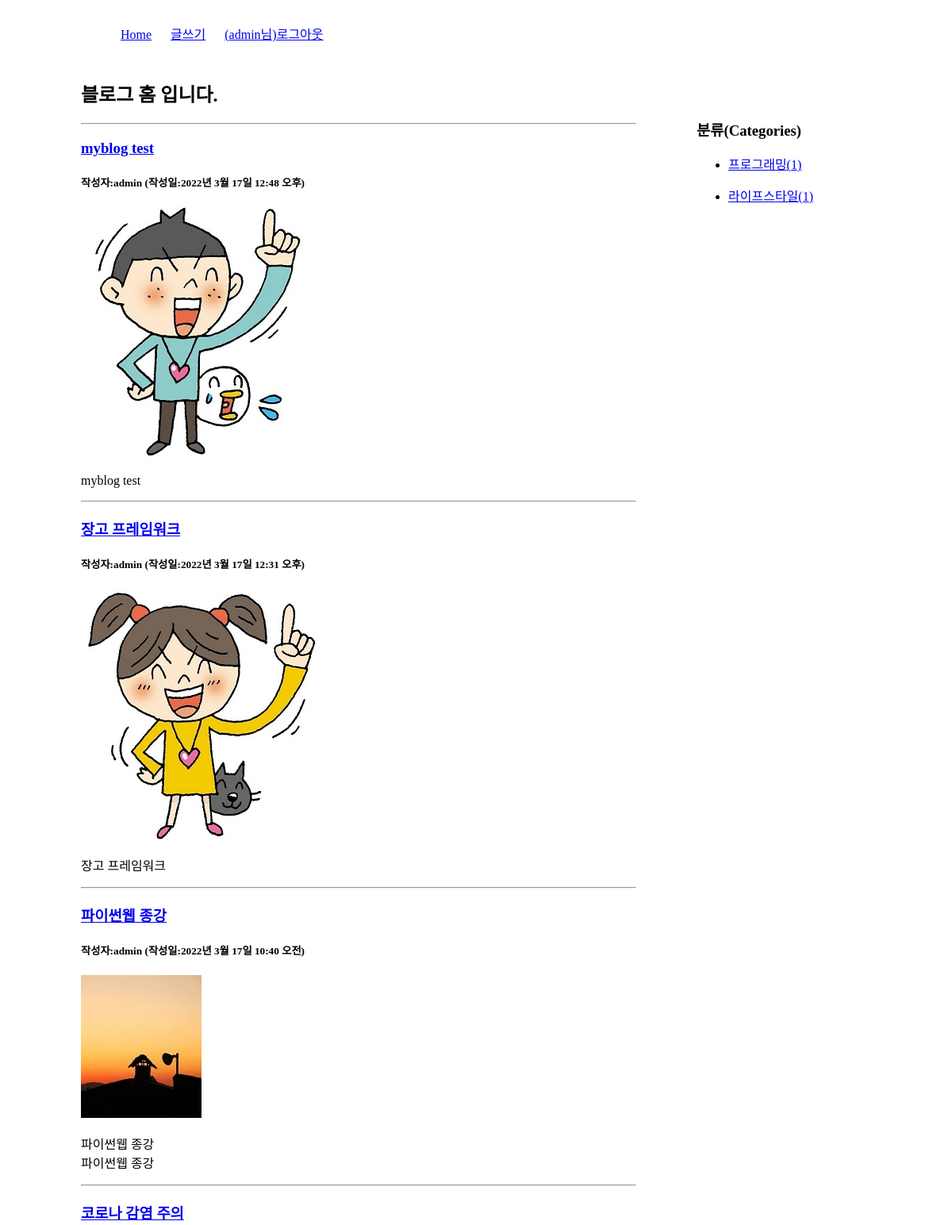
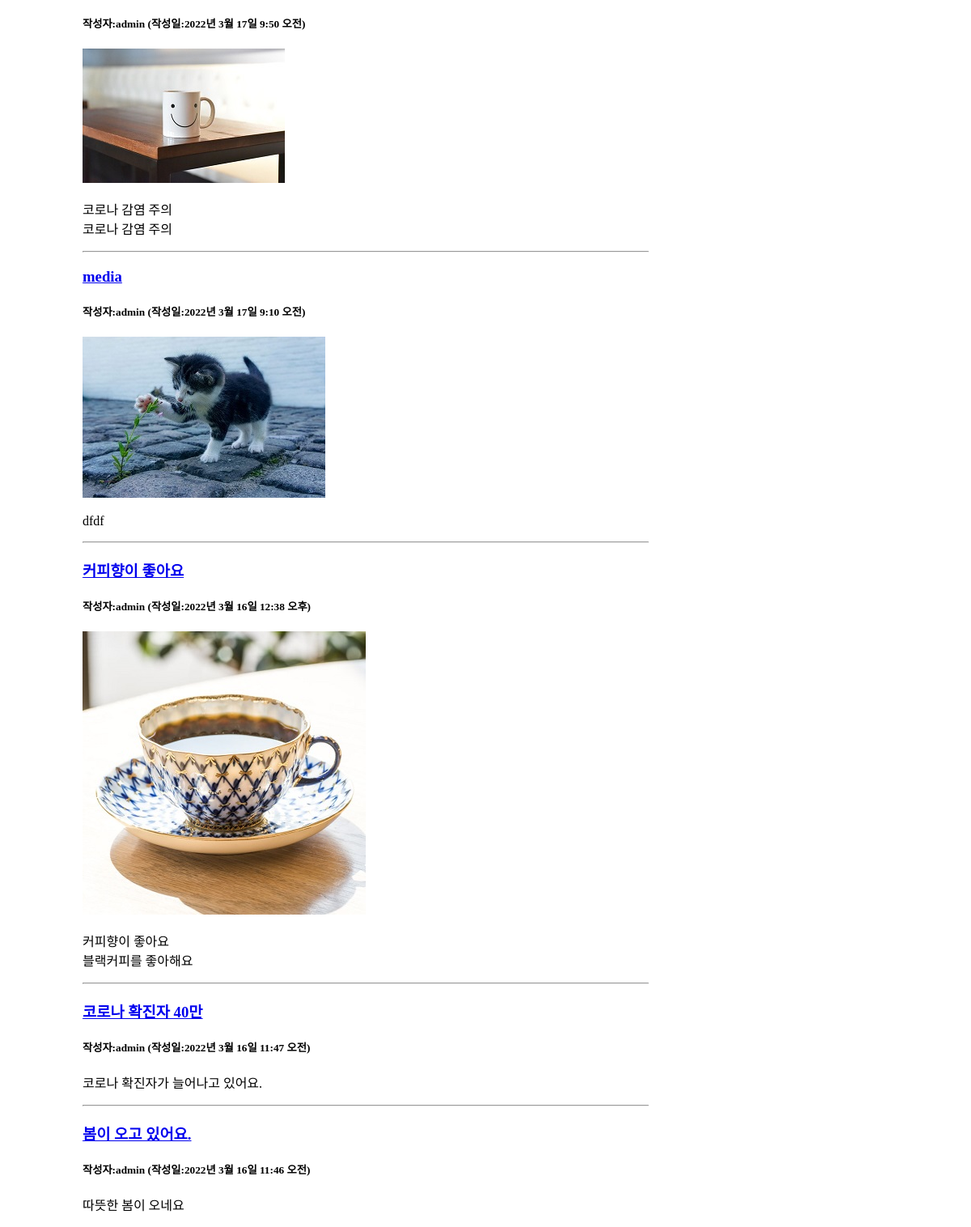
The app's page / (signed in) with its own data (2 pictures, top to bottom).
### blog/models.py (models this page shows, shortened)
class Post(models.Model):
    title = models.CharField(max_length=100)
    content = models.TextField()
    pub_date = models.DateTimeField()
    modify_date = models.DateTimeField(null=True, blank=True)
    photo = models.ImageField(upload_to='blog/images/%Y/%m/%d/',
                              null=True, blank=True)
    author = models.ForeignKey(User, on_delete=models.CASCADE)
    category = models.ForeignKey(Category, null=True, blank=True, on_delete=models.SET_NULL)

class Category(models.Model):
    name = models.CharField(max_length=50, unique=True) # 카테고리 이름
    slug = models.SlugField(max_length=200, unique=True, allow_unicode=True) #한글인코딩
    def __str__(self):
        return self.name
    def get_absolute_url(self):
        return "/blog/category/{}".format(self.slug)
    class Meta:
        verbose_name_plural = 'Categories'

### blog/views.py (the view)
# urls.py: path('', views.index, name='index'),  # 127.0.0.1:8000/blog/
def index(request):
    post_list = Post.objects.order_by('-pk')  #'-pub_date'로 작성도 가능 (최근 작성일 - 내림차순)
    categories = Category.objects.all()
    context = {'post_list':post_list, 'categories':categories}
    return render(request, 'blog/post_list.html', context)

### templates/blog/post_list.html (shortened to what this page needs)
<!DOCTYPE html>
<html lang="en">
{% load static %}
<head>
    <link rel="stylesheet" href="{% static 'blog/css/style.css' %}">
</head>
<body>
    <div id="container">
        {% include 'navbar.html' %}
        <section id="list">
            <h1>블로그 홈 입니다.</h1>
            {% if post_list %}
                {% for post in post_list %}
                    <hr>
                    <h3><a href="{% url 'blog:detail' post.id %}"> {{ post.title }}</a></h3>
                    <h5>작성자:{{ post.author }} (작성일:{{ post.pub_date }})</h5>
                    {% if post.photo %}
                    <img src="{{ post.photo.url }}">
                    {% endif %}
                    <p>{{ post.content | linebreaks }}</p>
                {% endfor %}
            {% else %}
            <p>포스트가 없습니다.</p>
            {% endif %}
        </section>
         <aside>
            <h3>분류(Categories)</h3>
            <div>
               {% for category in categories %}
                 <ul>
                    <li>
                        <a href="{{ category.get_absolute_url }}">
                            {{ category }}({{ category.post_set.count }})</a>
                    </li>
                 </ul>
                {% endfor %}
            </div>
        </aside>
    </div>
</body>
</html>

### templates/navbar.html
    <header>
            <nav>
                <ul>
                  <li><a href="{% url 'blog:index' %}">Home</a></li>
                  <li><a href="{% url 'blog:post_create' %}">글쓰기</a></li>
                  {% if user.is_authenticated %}
                    <li><a href="{% url 'common:logout' %}">({{ user.username }}님)로그아웃</a></li>
                  {% else %}
                    <li><a href="{% url 'common:login' %}">로그인</a></li>
                  {% endif %}
                </ul>
            </nav>
    </header>

### static/blog/css/style.css (style rules this page uses)
#container { width: 996px; margin:20px auto; }
nav ul { list-style: none; }
nav ul li { display: inline-block; margin: 10px; }
#list, #detail { width: 700px; float:left; }
aside { width:200px; float:right; margin:50px 20px 0 0 }

### records on screen
Post: title "myblog test", author "admin", pub_date "2022년 3월 17일 12:48 오후", photo (picture), content "myblog test"
Post: title "장고 프레임워크", author "admin", pub_date "2022년 3월 17일 12:31 오후", photo (picture), content "장고 프레임워크"
Post: title "파이썬웹 종강", author "admin", pub_date "2022년 3월 17일 10:40 오전", photo (picture), content "파이썬웹 종강 파이썬웹 종강"
Post: title "코로나 감염 주의", author "admin", pub_date "2022년 3월 17일 9:50 오전", photo (picture), content "코로나 감염 주의 코로나 감염 주의"
Post: title "media", author "admin", pub_date "2022년 3월 17일 9:10 오전", photo (picture), content "dfdf"
Post: title "커피향이 좋아요", author "admin", pub_date "2022년 3월 16일 12:38 오후", photo (picture), content "커피향이 좋아요 블랙커피를 좋아해요"
Post: title "코로나 확진자 40만", author "admin", pub_date "2022년 3월 16일 11:47 오전", content "코로나 확진자가 늘어나고 있어요."
Post: title "봄이 오고 있어요.", author "admin", pub_date "2022년 3월 16일 11:46 오전", content "따뜻한 봄이 오네요"
Category: name "프로그래밍", post_set.count "1"
Category: name "라이프스타일", post_set.count "1"

### other values on screen
{{ user.username }} "admin"
